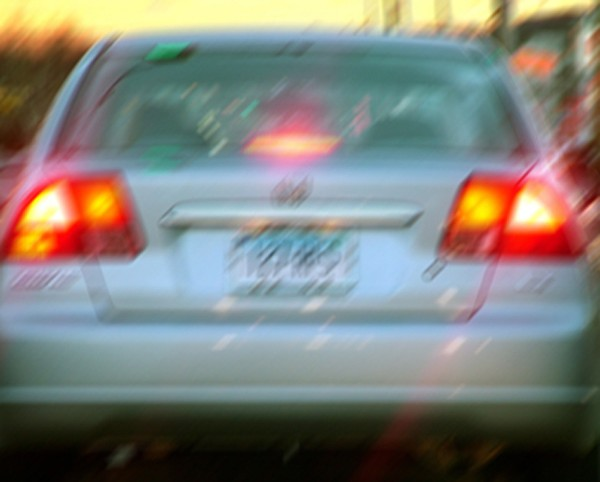
#> input picture radiant/data/licenseplate_motion.jpg, 600 x 482 px, given as the content of the folder test, which was not available
$ python pano.py   (Python 2 division)   (older library calls are emulated)
#> lines starting #> are read from the running program, lines starting #| are printed output that depends on the picture; pictures that were not available may be replaced by others from this repository, and a replacement may not be noted
import argparse
from collections import deque
import os
import sys
from timeit import default_timer

import cv2
import numpy as np

ALLOWED_EXTENSIONS = set(['png', 'jpg', 'jpeg', 'PNG', 'JPG', 'JPEG'])

parser = argparse.ArgumentParser(description="A full-stack panorama stitcher.",
                                 usage="pano.py <directory>")
parser.add_argument("-i", "--input", default="test", help="path to directory with images for stitching")
parser.add_argument("-p", "--proj", default="cylindrical", help="projection type (planar or cylindrical)")
parser.add_argument("-v", "--verbose", default=1, help="specify the verbosity of the operation (0 or 1)")

# for focal length computation
np.seterr(all="ignore")

# initialize weights for blending
blend_weights = np.zeros((128, 128), dtype=np.float32)
iter_bw = np.nditer(blend_weights,
                    flags=['multi_index'],
                    op_flags=['writeonly'])
center = (blend_weights.shape[0]/2.0, blend_weights.shape[1]/2.0)
for p in iter_bw:
    y = 1 - abs(iter_bw.multi_index[0] - center[0]) / (center[0] + 1)
    x = 1 - abs(iter_bw.multi_index[1] - center[1]) / (center[1] + 1)
    p[...] = x * y


class PanoImage:

    # minimum number of feature matches for image match
    MIN_FEAT_MATCHES = 50

    # minimum focal length (small focals lead to distorted panoramas)
    MIN_FOCAL_LENGTH = 10

    # feature detector
    #detector = cv2.ORB(nfeatures=2048)
    detector = cv2.SIFT(nfeatures=1024, edgeThreshold=40)

    # FLANN matcher
    # OpenCV 2.4.9 does not contain FLANN enums
    # ** hopefully will be changed in OpenCV 3+
    #matcher = cv2.FlannBasedMatcher(dict(algorithm=4,
    #                                     table_number=6,
    #                                     key_size=12,
    #                                     multi_probe_level=1), {})
    matcher = cv2.FlannBasedMatcher(dict(algorithm = 1,
                                         trees = 5), {})

    def __init__(self, path):
        self.img = cv2.imread(path)
        self.img_bands = []
        self.feat_matches = {}
        self.n_feat_matches = 0
        self.img_matches = {}
        self.H = None # homography to "root" of connected component

    def computeFeatures(self):
        """
            Computes features for this particular image.
        """

        detector = PanoImage.detector

        # extract keypoints and descriptors
        img_gray = cv2.cvtColor(self.img, cv2.COLOR_BGR2GRAY)
        (self.keypts, self.descs) = detector.detectAndCompute(img_gray, None)
        self.descs = self.descs.astype(np.float32)

    # [46 lines left out: function matchFeatures, not called in this run]

    def estimateFocalLength(self):
        """
            Estimates focal length using the global perspective transform.
        """

        H = self.H
        f_min = PanoImage.MIN_FOCAL_LENGTH

        # first estimate
        denom = H[0][0]**2 + H[0][1]**2 - H[1][0]**2 - H[1][1]**2
        f_sq = np.divide(H[1][2]**2 - H[0][2]**2, denom)
        f0 = False if f_sq == np.inf or f_sq < f_min else np.sqrt(f_sq)

        # second estimate
        denom = H[0][0] * H[1][0] + H[0][1] * H[1][1]
        f_sq = np.divide(-H[1][2] * H[0][2], denom)
        f1 = False if f_sq == np.inf or f_sq < f_min else np.sqrt(f_sq)

        # third estimate
        #print((np.dot(H[0,:], H[2,:]), np.dot(H[1,:], H[2,:])))

        # return the geometric mean if both estimates exist
        if not f0 and not f1:
            return False
        elif not f0:
            return 2*f1
        elif not f1:
            return 2*f0
        else:
            return 2*np.sqrt(f0*f1)

    def warpMinMax(self, warp_type="planar"):
        """
            Returns the max and min coordinates of the planar warped image.
        """

        (y, x) = self.img.shape[:2]

        # four corners of image
        corners = np.array([[0, 0],
                            [x, 0],
                            [0, y],
                            [x, y]], dtype=np.float32)

        # transform points
        t_corners = cv2.perspectiveTransform(np.array([corners]), self.H).squeeze()
        max_min_coords = np.array((t_corners[:,0].min(), # min X
                                   t_corners[:,1].min(), # min Y
                                   t_corners[:,0].max(), # max X
                                   t_corners[:,1].max()), dtype=np.float32)

        return max_min_coords

    def warpImage(self, pano_dims, warp_type="planar"):
        """
            Performs a transform on the image.
        """

        global blend_weights

        img = self.img.astype(np.float32)
        mask = cv2.resize(blend_weights, (self.img.shape[:2])[::-1])

        # use warpPerspective() for planar warps
        if warp_type == "planar":
            img_warped = cv2.warpPerspective(img, self.H, pano_dims,
                                             borderMode=cv2.BORDER_REPLICATE)
            mask_warped = cv2.warpPerspective(mask, self.H, pano_dims,
                                              flags=cv2.INTER_NEAREST)

        #@TODO: cylindrical warp
        elif warp_type == "cylindrical":
            pass

        mask_warped = mask_warped.reshape(mask_warped.shape + (-1,))

        return (img_warped, mask_warped)

def loadImages(paths):

    print("Loading and computing features for images..."),

    # load all images and compute features (ORB)
    pano_imgs = []
    for i, path in enumerate(paths):
        print("{0}".format(i)),
        pano_imgs.append(PanoImage(path))
        pano_imgs[i].computeFeatures()
        print("\b"*(2+len(str(i)))),
#> this loop made 1 pass
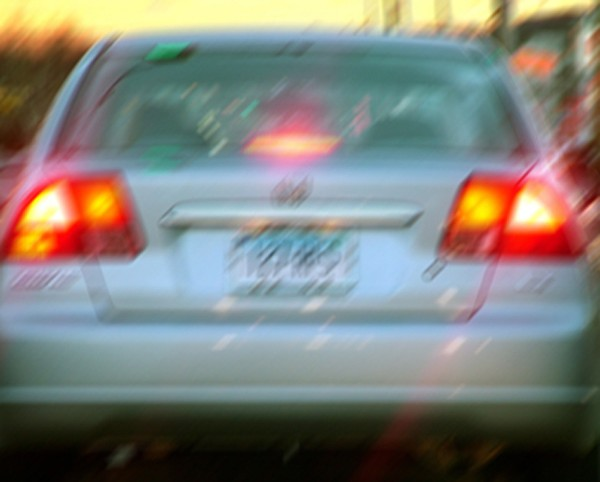
#> input picture radiant/data/licenseplate_motion.jpg, 600 x 482 px, given as the content of the folder test, which was not available
#> pass 1, in computeFeatures, `img_gray = cv2.cvtColor(self.img, cv2.COLOR_BGR2GRAY)`:
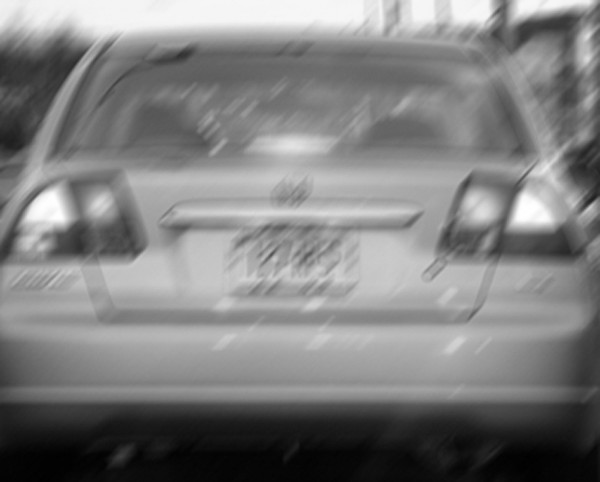
#> img_gray: shape (482, 600); min 0, max 255, mean 126.2

    print("done.")

    return pano_imgs

def findImageMatches(pano_imgs):
    """
        Finds image matches using point correspondences.
    """

    print("Finding bidirectional image matches..."),

    # match features between images
    n_matches = 0
    n_imgs = len(pano_imgs)
    for i in range(0, n_imgs):
        for j in range(i+1, n_imgs):
            if pano_imgs[i].matchFeatures(pano_imgs[j]):
                n_matches += 1

    print("found {0} match(es).".format(n_matches))

def findConnectedComponents(pano_imgs):
    """
        Finds connected components of images.
    """

    print("Finding connected components of images..."),

    # shallow copy of all input images
    pimgs = list(pano_imgs)

    # find connected components by image
    conn_comps = [[pimgs.pop()]]
    while len(pimgs) != 0:
        pimg = pimgs.pop()

        # loop through all conn. comps. and image matches
        cc_matches = []
        for cc in conn_comps:
            for im in pimg.img_matches.keys():
                if im in cc: # matching img exists in component
                    if cc not in cc_matches:
                        cc_matches.append(cc)

        # merge all component matches by new image
        if len(cc_matches) > 0:
            cc_matches[0].append(pimg)
            for cc in cc_matches[1:]:
                cc_matches[0].extend(cc)
                conn_comps.remove(cc)
        else:
            conn_comps.append([pimg])

    print("found {0} component(s).".format(len(conn_comps)))

    return conn_comps

def compInitialHomographies(conn_comps):
    """
        Computes initial perspective transforms.
    """

    print("Computing initial perspective transforms..."),

    for i, pimgs in enumerate(conn_comps):

        # Djikstra params
        root = pimgs[0]
        found = [root]
        paths = [[root]]
        new_paths = deque([[root]])

        # continue until connected paths have been found
        while len(found) != len(pimgs):
            p = new_paths.popleft()
            for im in p[-1].img_matches.keys():
                if im not in found:
                    im_path = list(p)+[im]
                    found.append(im)
                    paths.append(im_path)
                    new_paths.append(im_path)

        # compute homographies
        base = paths.pop(0)[0]
        base.H = np.identity(3)
        for p in paths:
            H = np.identity(3)
            for i in range(1, len(p)):
                H = H.dot(p[i].img_matches[p[i-1]])
            p[i].H = H

    print("done.")

# [69 lines left out: functions _p_ij, _dpdp, _dpdh_i, _dpdh_j, not called in this run]

def bundleAdjust(conn_comps):
    """
        Performs bundle adjustment on all connected components.
    """

    print("Performing bundle adjustment..."),

    # perform LMA updates for each connected component
    for i, cc in enumerate(conn_comps):

        # instantiate Jacobian + residual matrices
        n_matches = 0
        for pimg in cc:
            n_matches += pimg.n_feat_matches
        J = np.zeros((n_matches*2, len(cc)*8))
        r = np.zeros((n_matches*2))

        # assign each image a number (cc[0] = root)
        img_nums = {}
        for i, pimg in enumerate(cc):
            img_nums[pimg] = i

        # LM update by error
        delta = 0.001*n_matches
        err = np.inf
        while err == np.inf or err_prev > err + delta:
        #for wtf in range(5):

            # fill Jacobian and residual matrices
            row_n = 0
            for pimg in cc:
                ii = img_nums[pimg]
                for im in pimg.feat_matches:
                    ij = img_nums[im]

                    # load feature matches and compute BA params
                    fm = pimg.feat_matches[im]
                    p_ij = _p_ij(fm[0], pimg.H, im.H)
                    dpdp = _dpdp(p_ij)
                    dpdh_i = _dpdh_i(fm[0], pimg.H, im.H)
                    dpdh_j = _dpdh_j(fm[0], pimg.H, im.H)

                    # fill Jacobian and residual columns
                    for n in range(len(fm[0])):
                        r[row_n:row_n+2] = fm[1][n] - p_ij[n]
                        J[row_n:row_n+2, ii*8:ii*8+8] = dpdp[n].dot(dpdh_i[n])
                        J[row_n:row_n+2, ij*8:ij*8+8] = dpdp[n].dot(dpdh_j[n])
                        row_n += 2

            # compute update vector
            JtJ = np.dot(J.T, J)
            Jtr = np.dot(J.T, r)
            JtJ = JtJ + 0.01*np.eye(len(JtJ))
            update = np.dot(np.linalg.inv(JtJ), Jtr)
            update.resize(update.size/8, 8)

            # compute the error (sigma = 2)
            r_xy = r.reshape(r.size/2, 2)
            errs = r_xy[:,0]**2+r_xy[:,1]**2
            errs_mask = np.where(errs > 2)
            errs[errs_mask] = 4*np.sqrt(errs[errs_mask]) - 4

            # ensure error improvement
            err_prev = err
            err = (np.abs(errs)**2).sum()

            # update each homography
            for i, pimg in enumerate(cc):
                H_up = np.hstack((update[i,:], 0)).reshape(3, 3)
                pimg.H += H_up

    print("done.")

# [21 lines left out: function _blendImagesLinear, not called in this run]

def _blendImagesPyramid(pimgs, pano_dims, n_bands=3, sigma=9):
    """
        Performs multi-band (pyramid) blending.
    """

    n_imgs = len(pimgs)

    # create a new panorama
    pano_shape = pano_dims[::-1]
    pano = np.zeros(pano_shape + (3,), dtype=np.float32)
    pano_band = np.zeros(pano_shape + (3,), dtype=np.float32)
    band_weights = np.zeros(pano_shape + (1,), dtype=np.float32)

    # warp weight images and get image bands
    imgs_warped = []
    lin_weights = []
    for pimg in pimgs:
        (iw, pw) = pimg.warpImage(pano_dims)
        imgs_warped.append(iw)
        lin_weights.append(pw)

    # compute mask indexes
    zero_mask = np.zeros(pano_shape + (1,), dtype=np.float32)
    mask_idxs = np.dstack([zero_mask] + lin_weights).argmax(axis=2)
    mask_idxs -= 1

    # generate individual masks
    mask_pano = np.zeros(pano_shape, dtype=np.bool)
    masks_warped = []
    for i in range(n_imgs):
        mask = mask_idxs == i
        mask_pano |= mask
        masks_warped.append(mask.astype(np.float32))

    # reconstruct using bands for all images
    reshape_vals = pano_shape + (-1,)
    for n in range(n_bands):
        pano_band[:] = 0
        band_weights[:] = 0
        for i in range(n_imgs):

            # final band
            if n == n_bands - 1:
                img_band = imgs_warped[i]
                mask_band = lin_weights[i]
                #mask_band = masks_warped[i]

            # non-final band (Laplacian pyramid)
            else:
                kernel_size = (sigma*(2*n+1),) * 2
                iw_new = cv2.GaussianBlur(imgs_warped[i], kernel_size, 0)
                masks_warped[i] = cv2.GaussianBlur(masks_warped[i], kernel_size, 0)
                masks_warped[i] = masks_warped[i].reshape(reshape_vals)

                # add contributions to band from individual images
                img_band = imgs_warped[i] - iw_new
                mask_band = masks_warped[i]
                imgs_warped[i] = iw_new

            # add contribution from individual images to band pano
            pano_band += img_band*mask_band
            band_weights += mask_band

        # add contribution to panorama from band pano
        band_weights[np.where(band_weights == 0)] = 1
        pano_band /= band_weights
        pano += pano_band

    # crop the panorama
    pano *= mask_pano.reshape(reshape_vals)

    return (pano, mask_pano.astype(np.uint8))

def _projectOntoCylinder(img, center, focal):
    """
        Performs a cylindrical projection of a planar image.
    """

    if not focal:
        focal = 750

    # define mapping functions
    scale = focal
    mapX = lambda y, x: focal * np.tan(x/scale)
    mapY = lambda y, x: focal / np.cos(x/scale) * y/scale
    def makeMap(y, x):
        map_x = mapX(y - center[1], x - center[0]) + center[0]
        map_y = mapY(y - center[1], x - center[0]) + center[1]
        return np.dstack((map_x, map_y)).astype(np.int16)

    # create the LUTs for x and y coordinates
    map_xy = np.fromfunction(makeMap, img.shape[:2], dtype=np.int16)
    img_mapped = cv2.remap(img, map_xy, None, cv2.INTER_NEAREST)

    return img_mapped

def registerPanoramas(conn_comps, projection, blending="pyramid", show_panos=False):
    """
        Registers and displays the panoramas.
    """
#> called with projection = 'cylindrical', blending = 'pyramid', show_panos = False

    print("Registering panorama(s) using {0} blending...".format(blending)),

    panos = []
    for i, pimgs in enumerate(conn_comps):

        # use the first image in component as "center"
        #@TODO: automatic selection of center image?
        img_anchor = pimgs[0]
        anchor_H = np.linalg.inv(pimgs[0].H)
        for pimg in pimgs:
            pimg.H = pimg.H.dot(anchor_H)

        # estimate the focal length for the panorama
        focal = 1
        count = 0
        for pimg in pimgs:
            f = pimg.estimateFocalLength()
            focal *= f if f else 1
            count += 1 if f else 0
        focal = False if count == 0 else pow(focal, 1.0/count)

        # get the min+max coordinates of each image
        mm_coords = []
        for pimg in pimgs:
            coords = pimg.warpMinMax()
            mm_coords.append(coords)
        mm_coords = np.array(mm_coords)

        # get max+min panorama coordinates
        pano_min_vals = mm_coords[:,:2].min(axis=0)
        pano_max_vals = mm_coords[:,2:].max(axis=0)
        pano_min_max_vals = np.hstack((pano_min_vals, pano_max_vals))

        # get output panorama dimensions and min point (to scale transform)
        n_cols = int(pano_min_max_vals[2] - pano_min_max_vals[0])
        n_rows = int(pano_min_max_vals[3] - pano_min_max_vals[1])
        pano_dims = (n_cols if n_cols % 2 == 0 else n_cols + 1,
                     n_rows if n_rows % 2 == 0 else n_rows + 1)

        # scale all homographies in the component - update by min (x,y)
        move_H = np.eye(3)
        move_H[0,2] -= pano_min_max_vals[0]
        move_H[1,2] -= pano_min_max_vals[1]
        for pimg in pimgs:
            pimg.H = move_H.dot(pimg.H)

        # linear blending
        if blending == "linear":
            (pano, mask) = _blendImagesLinear(pimgs, pano_dims)

        # multi-band (pyramid) blending
        elif blending == "pyramid":
            (pano, mask) = _blendImagesPyramid(pimgs, pano_dims)

        # unknown blending
        else:
            assert False, "{0} blending not implemented".format(blending)

        if projection == "cylindrical":

            # perform a more aesthetic projection
            center_x = -pano_min_max_vals[0] + img_anchor.img.shape[1]/2
            center_y = -pano_min_max_vals[1] + img_anchor.img.shape[0]/2
            pano = _projectOntoCylinder(pano, (center_x, center_y), focal)
            mask = _projectOntoCylinder(mask, (center_x, center_y), focal)

            # remove the black border from the panorama
            cols = np.where(mask.max(axis=0) == 0)
            rows = np.where(mask.max(axis=1) == 0)
            pano = np.delete(pano, rows, axis=0)
            pano = np.delete(pano, cols, axis=1)

        # add panorama to output list
        panos.append(pano)

    print("done.")

    # show panoramas if flag is set
    if show_panos:
        for p in panos:

            # resize maximum dimension to 1000 pixels
            dims = p.shape
            f = 1000.0/max(dims)
            new_dims = (int(dims[1]*f), int(dims[0]*f))
            p_small = cv2.resize(p, new_dims)

            # show the panorama
            win_name = "Panorama {0}".format(i+1)
            cv2.imshow(win_name, p_small)
            cv2.waitKey()
            cv2.destroyWindow(win_name)

    return panos

def build_panoramas(paths, projection="cylindrical", verbose=True):
    """
        Stitches all of the images in a directory.

        Note: this function IS NOT thread-safe (esp. if verbosity is on).
    """

    #@TODO: this is probably not a good idea
    stdout_orig = sys.stdout
    nullstream = open(os.devnull, 'w')
    sys.stdout = sys.stderr if verbose else nullstream

    start = default_timer()

    # stitching pipeline
    # 1) load all images and extract features
    # 2) find image matches using RANSAC
    # 3) find connected components of images
    # 4) use Dijkstra's algorithm to compute initial transforms
    # 5) perform bundle adjustment
    # 6) panorama registration
    pano_imgs = loadImages(paths)
    findImageMatches(pano_imgs)
    conn_comps = findConnectedComponents(pano_imgs)
    compInitialHomographies(conn_comps)
    bundleAdjust(conn_comps)
    panos = registerPanoramas(conn_comps, projection)

    # timing information
    print("Total time elapsed: {0}s".format(default_timer() - start))

    nullstream.close()
    sys.stdout = stdout_orig

    return panos

if __name__ == "__main__":

    args = parser.parse_args()

    # get all images - default to "test_imgs" dir if not specified on cl
    paths = []
    for fname in os.listdir(args.input):
        if fname.split(".")[-1] in ALLOWED_EXTENSIONS:
            paths.append(os.path.join(args.input, fname))
    panos = build_panoramas(paths, projection=args.proj, verbose=args.verbose)

    # save panoramas
    for i, p in enumerate(panos):
        cv2.imwrite("pano{0}.jpg".format(i), p)
#> this loop made 1 pass
#> pass 1, `cv2.imwrite("pano{0}.jpg".format(i), p)`:
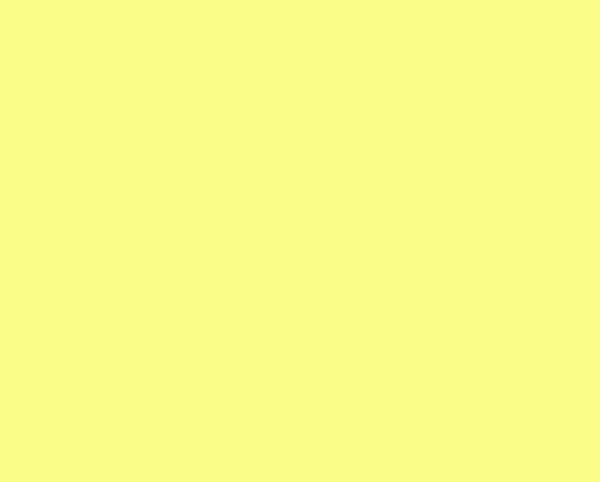
#> saved as pano0.jpg: shape (482, 600, 3); mean B, G, R 136, 253, 250
